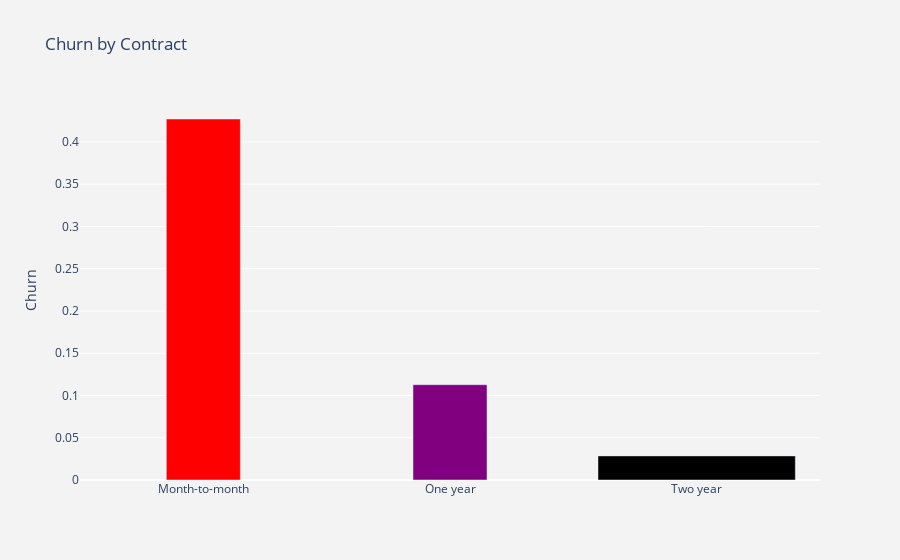

Notebook cell for this chart:
### Markdown cell above
### *Q*4. Is there a correlation between contract length and customer churn?

### Code cell
#visualize churn by Contract
plot_by_Contract = df.groupby('Contract').Churn.mean().reset_index()
plot_data = [go.Bar(
    x=plot_by_Contract['Contract'],
    y=plot_by_Contract['Churn'],
    width=[0.3, 0.3],
    marker=dict(color=['red','purple'])
)]
plot_layout = go.Layout(
    xaxis={"type":"category"},
    yaxis={"title":"Churn"},
    title='Churn by Contract',
    plot_bgcolor='rgb(243,243,243)',
    paper_bgcolor='rgb(243,243,243)',
)
fig = go.Figure(data=plot_data,layout=plot_layout) 
po.iplot(fig)

### Figure 1 — Plotly figure (JSON) as saved in the notebook; plotly's stock layout.template omitted (floating-point values rounded to 4 significant figures)
{"data": [{"marker": {"color": ["red", "purple"]}, "type": "bar", "width": [0.3, 0.3], "x": ["Month-to-month", "One year", "Two year"], "y": [0.4271, 0.1128, 0.02849]}], "layout": {"paper_bgcolor": "rgb(243,243,243)", "plot_bgcolor": "rgb(243,243,243)", "title": {"text": "Churn by Contract"}, "xaxis": {"type": "category"}, "yaxis": {"title": {"text": "Churn"}}}}
